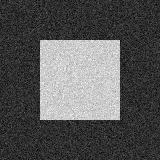
#> input picture datasets/sintetics/test/images/box.jpg, 160 x 160 px
$ python -i run_stage15o_texture_evidence_decomposition.py   (imports and definitions only)
#> lines starting #> are read from the running program, lines starting #| are printed output that depends on the picture
#> further down, picture is the input picture: shape (160, 160, 3); min 0, max 255, mean 85.5
### src/features.py
from __future__ import annotations
import math
import numpy as np
from scipy import ndimage as ndi
from skimage import color, filters, morphology

EPS=1e-12

def robust01(a, lo=1.0, hi=99.0):
    a=np.asarray(a,dtype=float)
    finite=np.isfinite(a)
    if not finite.any(): return np.zeros_like(a)
    p0,p1=np.percentile(a[finite],[lo,hi])
    if p1<=p0+EPS: return np.zeros_like(a)
    return np.clip((a-p0)/(p1-p0),0,1)

def gray_float(img):
    img=np.asarray(img)
    if img.ndim==3:
        img=color.rgb2gray(img[...,:3])
    img=img.astype(float)
    if img.max()>1.0: img/=255.0
    return np.clip(img,0,1)

# [160 lines left out: functions _sample_along, _directional_descriptors, _gabor_max, feature_scale_schedule, extract_features, not called in this run]

### src/edge_signature.py
from __future__ import annotations

"""Edge-signature discovery utilities.

This module is intentionally diagnostic.  Ground truth is used only to discover
which image-derived properties distinguish true boundaries from difficult
non-boundaries.  The eventual detector must compute the same properties from an
unlabelled image; GT is never an inference-time input.
"""

from dataclasses import dataclass
from typing import Dict, Iterable, List, Mapping, Sequence, Tuple

import numpy as np
from scipy import ndimage as ndi
from scipy.optimize import minimize

from .features import gray_float, robust01

EPS = 1e-9
GROUPS = ("edge", "near_edge", "texture", "background")


@dataclass
class SignatureSamples:
    X: np.ndarray
    groups: np.ndarray
    feature_names: List[str]
    counts_per_image: List[Dict[str, object]]


def _sample_along(g: np.ndarray, nx: np.ndarray, ny: np.ndarray, radius: float):
    yy, xx = np.mgrid[: g.shape[0], : g.shape[1]]
    plus = ndi.map_coordinates(g, [yy + radius * ny, xx + radius * nx], order=1, mode="reflect")
    minus = ndi.map_coordinates(g, [yy - radius * ny, xx - radius * nx], order=1, mode="reflect")
    return plus, minus


def structural_signature_maps(image: np.ndarray, scales: Sequence[int]) -> Dict[str, np.ndarray]:
    """Compute edge-structure properties that are not tied to a specific fuzzy model."""
    g = gray_float(image)
    angle_cs = []
    angle_sn = []
    angle_w = []
    raw_grads = []
    for scale in scales:
        sigma = max(0.8, float(scale) / 12.0)
        gs = ndi.gaussian_filter(g, sigma=sigma, mode="reflect")
        gx = ndi.sobel(gs, axis=1, mode="reflect")
        gy = ndi.sobel(gs, axis=0, mode="reflect")
        mag = np.hypot(gx, gy)
        theta = np.arctan2(gy, gx)
        raw_grads.append(robust01(mag))
        angle_cs.append(mag * np.cos(2.0 * theta))
        angle_sn.append(mag * np.sin(2.0 * theta))
        angle_w.append(mag)
#> this loop made 3 passes
#> (p0 in robust01, p1 in robust01) on passes 1 to 3: (0.0124, 1.84), (0.0124, 1.84), (0.00845, 1.54)
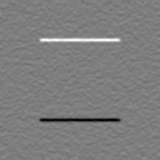
#> gy: shape (160, 160) float64; min -1.64, max 1.68, mean -7.79e-05; drawn with min black and max white
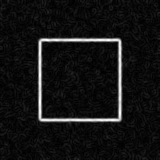
#> mag: shape (160, 160) float64; min 0.000327, max 1.69, mean 0.127; drawn with min black and max white
#> after the loop, angle_cs = 3 items; angle_sn = 3 items; angle_w = 3 items; raw_grads = 3 items

    den = np.sum(np.stack(angle_w, axis=-1), axis=-1) + EPS
    c = np.sum(np.stack(angle_cs, axis=-1), axis=-1) / den
    s = np.sum(np.stack(angle_sn, axis=-1), axis=-1) / den
    orientation_consistency = np.clip(np.hypot(c, s), 0.0, 1.0)

    # Geometry at a compact reference scale. Double-radius agreement rewards a
    # stable step instead of a single noisy contrast peak.
    gs = ndi.gaussian_filter(g, sigma=1.2, mode="reflect")
    gx = ndi.sobel(gs, axis=1, mode="reflect")
    gy = ndi.sobel(gs, axis=0, mode="reflect")
    mag = np.hypot(gx, gy) + EPS
    nx, ny = gx / mag, gy / mag
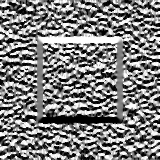
#> ny: shape (160, 160) float64; min -1, max 1, mean -0.00413; drawn with min black and max white
    tx, ty = -ny, nx
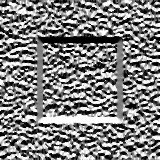
#> tx: shape (160, 160) float64; min -1, max 1, mean 0.00413; drawn with min black and max white

    p1, m1 = _sample_along(gs, nx, ny, 1.5)
#> in _sample_along, `yy, xx = np.mgrid[: g.shape[0], : g.shape[1]]`:
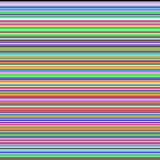
#> yy: shape (160, 160) int64; 160 distinct labels, from 0 to 159; one colour per label, 0 black
#> in _sample_along, `yy, xx = np.mgrid[: g.shape[0], : g.shape[1]]`:
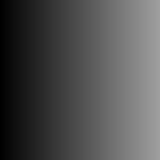
#> xx: shape (160, 160) int64; min 0, max 159, mean 79.5
    p2, m2 = _sample_along(gs, nx, ny, 3.0)
    tp1, tm1 = _sample_along(gs, tx, ty, 1.5)
    tp2, tm2 = _sample_along(gs, tx, ty, 3.0)
    c1, c2 = np.abs(p1 - m1), np.abs(p2 - m2)
    tc1, tc2 = np.abs(tp1 - tm1), np.abs(tp2 - tm2)
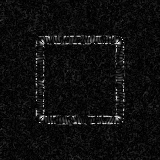
#> tc2: shape (160, 160) float64; min 7.35e-07, max 0.249, mean 0.0143; drawn with min black and max white
    nc = 0.5 * (c1 + c2)
    tc = 0.5 * (tc1 + tc2)
    normal_tangent_ratio = np.clip(nc / (nc + tc + EPS), 0.0, 1.0)
    step_consistency = np.clip(1.0 - np.abs(c1 - c2) / (c1 + c2 + EPS), 0.0, 1.0)
    step_likeness = robust01(nc) * normal_tangent_ratio * step_consistency

    grad_stack = np.stack(raw_grads, axis=-1)
    grad_max = np.max(grad_stack, axis=-1)
    scale_persistence = np.mean(grad_stack, axis=-1) / np.maximum(grad_max, EPS)

    return {
        "orientation_consistency": orientation_consistency.astype(np.float32),
        "normal_tangent_ratio": normal_tangent_ratio.astype(np.float32),
        "step_consistency": step_consistency.astype(np.float32),
        "step_likeness": np.asarray(step_likeness, np.float32),
        "gradient_scale_persistence": np.clip(scale_persistence, 0.0, 1.0).astype(np.float32),
    }


# [347 lines left out: functions signature_tensor, population_masks, _sample_mask, extract_signature_samples, binary_auc, average_precision_binary and 10 more, not called in this run]

### run_stage15o_texture_evidence_decomposition.py
from __future__ import annotations

"""Stage 15o diagnostic decomposition of fixed analytic boundary cues."""

from pathlib import Path
import hashlib
import json
import sys

ROOT = Path(__file__).resolve().parent
if str(ROOT) not in sys.path:
    sys.path.insert(0, str(ROOT))

import matplotlib.pyplot as plt
import numpy as np
import pandas as pd
from scipy import ndimage
from scipy.io import loadmat
from scipy.optimize import minimize
from scipy.special import expit
from skimage.color import rgb2gray
from skimage.filters import gaussian, scharr, scharr_h, scharr_v
from skimage.io import imread

from benchmark_uded import DEFAULT_UDED, load_uded
from src.bsds import _extract_boundaries
from src.edge_signature import structural_signature_maps


EXPERIMENT_ID = "stage15o_texture_evidence_decomposition"
OUT = ROOT / "results/local_dev" / EXPERIMENT_ID
CUE_NAMES = (
    "local_gradient",
    "interior_texture_activity",
    "cross_boundary_texture_contrast",
    "multiscale_persistence",
    "structural_chain_support",
)
MODELS = {
    "gradient_only": ("local_gradient",),
    "gradient_plus_persistence": ("local_gradient", "multiscale_persistence"),
    "plus_interior_texture": ("local_gradient", "multiscale_persistence", "interior_texture_activity"),
    "plus_cross_boundary_texture": ("local_gradient", "multiscale_persistence", "cross_boundary_texture_contrast"),
    "plus_chain_support": ("local_gradient", "multiscale_persistence", "structural_chain_support"),
    "all_without_cross_boundary": (
        "local_gradient", "multiscale_persistence", "interior_texture_activity", "structural_chain_support",
    ),
    "all_five_cues": CUE_NAMES,
}
SAMPLES_PER_CLASS = 512


# [66 lines left out: functions _fit_standardized_logistic, _roc_auc, _average_precision, not called in this run]


def _gray(image: np.ndarray) -> np.ndarray:
    array = np.asarray(image, dtype=np.float64)
    if array.max(initial=0.0) > 1.0:
        array /= 255.0
    return rgb2gray(array[..., :3]) if array.ndim == 3 else array


def _cue_maps(image: np.ndarray) -> dict[str, np.ndarray]:
    gray = _gray(image)
    gx, gy = scharr_h(gray), scharr_v(gray)
    gradient = np.hypot(gx, gy)
    magnitude = np.maximum(gradient, np.finfo(np.float64).eps)
    nx, ny = gx / magnitude, gy / magnitude
    residual = np.abs(gray - gaussian(gray, sigma=1.5, preserve_range=True))
    activity = gaussian(residual, sigma=2.0, preserve_range=True)
    yy, xx = np.mgrid[: gray.shape[0], : gray.shape[1]]
    plus = ndimage.map_coordinates(activity, [yy + 4.0 * ny, xx + 4.0 * nx], order=1, mode="reflect")
    minus = ndimage.map_coordinates(activity, [yy - 4.0 * ny, xx - 4.0 * nx], order=1, mode="reflect")
    cross = np.abs(plus - minus) / (plus + minus + np.finfo(np.float64).eps)
    persistence = structural_signature_maps(image, (5, 7, 13))["gradient_scale_persistence"].astype(np.float64)
    binary = gradient >= 0.10
    labels, count = ndimage.label(binary, structure=np.ones((3, 3), dtype=np.uint8))
#> count = 1035
    sizes = np.bincount(labels.ravel(), minlength=count + 1)
#> sizes = 1036 values, max 20049 at index 0, min 1 at index 2, mean 24.71
    chain = np.zeros_like(gray)
    if count:
        chain[binary] = np.log1p(sizes[labels[binary]]) / np.log1p(float(np.hypot(*gray.shape)))
    return {
        "local_gradient": gradient,
        "interior_texture_activity": activity,
        "cross_boundary_texture_contrast": cross,
        "multiscale_persistence": persistence,
        "structural_chain_support": np.clip(chain, 0.0, 1.0),
    }


# [151 lines left out: functions _sample, _cross_validated_models, _preview, main, not called in this run]


# [2 lines not run here, left out]

>>> import cv2
>>> picture = cv2.cvtColor(cv2.imread('datasets/sintetics/test/images/box.jpg'), cv2.COLOR_BGR2RGB)
>>> result = _cue_maps(picture)
#> result = 5 items

$ run again, on datasets/sintetics/test/images/vertical.jpg
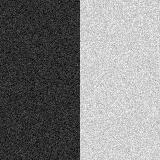
#> input picture datasets/sintetics/test/images/vertical.jpg, 160 x 160 px
#> picture is the input picture: shape (160, 160, 3); min 0, max 255, mean 127.6
#> the loop in structural_signature_maps, `for scale in scales:` made 3 passes
#> (p0 in robust01, p1 in robust01) on passes 1 to 3: (0.0132, 1.79), (0.0132, 1.79), (0.00851, 1.51)
#> after the loop in structural_signature_maps, `for scale in scales:`:
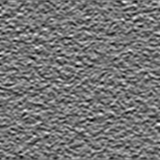
#> gy: shape (160, 160) float64; min -0.212, max 0.249, mean -2.45e-05; drawn with min black and max white
#> after the loop in structural_signature_maps, `for scale in scales:`: angle_cs = 3 items
#> yy: shape (160, 160) int64; 160 distinct labels, from 0 to 159
#> in structural_signature_maps, `tc1, tc2 = np.abs(tp1 - tm1), np.abs(tp2 - tm2)`:
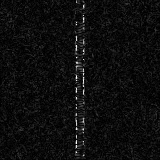
#> tc2: shape (160, 160) float64; min 1.26e-06, max 0.224, mean 0.0124; drawn with min black and max white
#> count = 1062
#> sizes = 1063 values, max 20266 at index 0, min 1 at index 1, mean 24.08
#> result = 5 items
